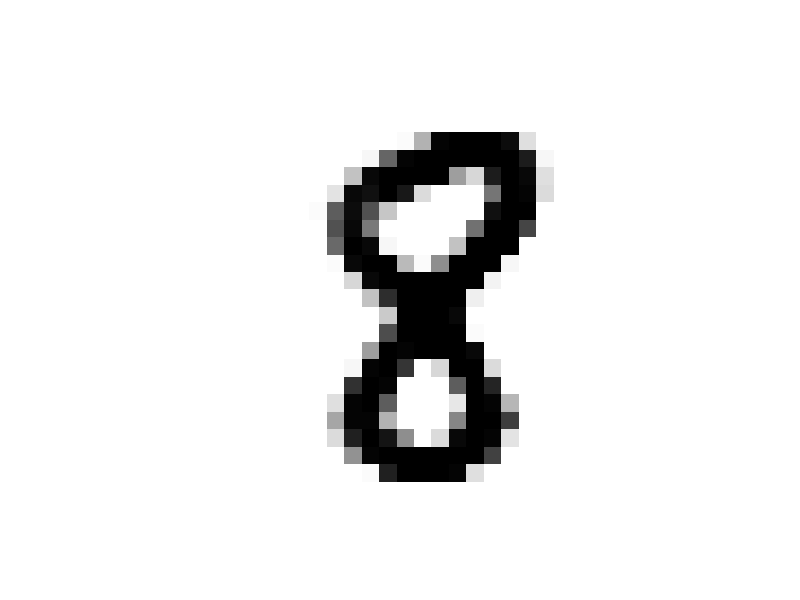
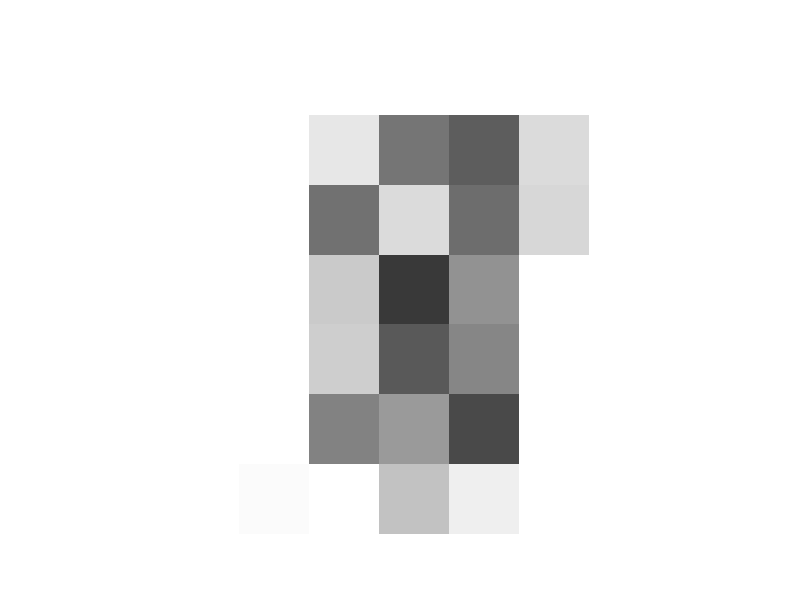

MATLAB code to generate these figures, in order: (Note: this script raises an error after producing the figures.)
close all;
clear ;
clc;
load('data21.mat');
load('data23.mat');

N = 49; %proccesed image's number of pixel
% Modeling of the Trasformation Array (T)
T = zeros(49,784);
Tdiag = zeros(7,112);
count = 0;

for i = 1:7
    for j = 0:3
        for k = 1+count:4+count
            Tdiag(i,j*28+k) = 1/16;
        end     
    end
    count = k;  
end

for i = 0:6
    
    T(i*7+1 :(i+1)*7 , i*112+1 :(i+1)*112) = Tdiag;

end

% % Test to confirm that the Trasnformation Array is correct.
% 
% % X_transformed = T*X_ideal;
% % X_transformed_2D = reshape(X_transformed,7,7);
% % X_transformed_2D = kron(X_transformed_2D,ones(4,4));
% % figure;
% % imshow(X_transformed_2D);

n = 2; % number of X_n's collumn(image) that is used
X_ideal = X_i(:,n);
X_ideal_2D = reshape(X_ideal,28,28);
figure;
imshow(X_ideal_2D);

X_given = X_n(:,n);
X_given_2D = reshape(X_given,7,7);
X_given_2D = kron(X_given_2D,ones(4,4));
figure;
imshow(X_given_2D);



% Gradient Descent's Parameters
m = 1e-3; % step-size
L = 0.1; % smoothing factor
C = 1e-200; % a really small number to avoid devision with 0
iter = 1e4;


Best_Cost = Inf(1,iter);

for j = 1:10

    Cost = zeros(1,iter);
    
    Z0 = randn(10,1); % Gaussian input , mean 0 , covariance 1

    for i = 1:iter
        Cost1 = 0;
        Cost2 = 0;
        norm2 = 0;
        
        W1 = A_1 * Z0 + B_1;
        Z1 = max(W1,0);        % ReLU
        W2 = A_2 * Z1 + B_2;
        X = 1./(1 + exp(W2)); % Sigmoid given
        
        X_gan_tranformed = T*X;

        % calculation of main cost
        
        for k = 1:N
            norm2 = norm2 + (X_given(k) - X_gan_tranformed(k))^2; % norm2 = (second_norm)^2
            Cost1 = N*log(norm2);
        end

        for d = 1:10
            Cost2 = Cost2 + Z0(d)^2;
        end
        Cost(i) = Cost1 + Cost2;

        
        U2 = -2*T'*(X_n(1:N,n) - T*X)/norm2; % gradient of log((norm(Xn-T*X))^2) with respect of X 
        V2 = U2 .* diff_sigmoid(W2);
        U1 = A_2' * V2;
        V1 = U1 .* diff_Relu(W1);
        U0 = A_1' * V1;            % Gradient of log((norm(Xn-T*X))^2) with respect of Z

        diff_Cost = N*U0 + 2*Z0;   % Gradient of J(z) 
    

        if (i==1 && j==1)
            P = diff_Cost .^ 2;   % initiation of Adams normalization
        else
            P = (1-L) * P_old + L * (diff_Cost).^2; 
        end
        
        P_old = P;
      
        Z0 = Z0 - m * diff_Cost ./ sqrt(C + P);

        

    
    end

    if Best_Cost(iter) > Cost(iter) 
        Z0_Best = Z0;
        Best_Cost = Cost;
    end

end


W1 = A_1 * Z0_Best + B_1;
Z1 = max(W1,0);        % ReLU
W2 = A_2 * Z1 + B_2;
X = 1./(1 + exp(W2)); % Sigmoid given

X_gan_finds = X;
X_gan_finds_2D = reshape(X_gan_finds,28,28);
figure;
imshow(X_gan_finds_2D);
figure;
plot(Best_Cost);


X_all_2D = [X_ideal_2D,ones(28,2),X_given_2D,ones(28,2),X_gan_finds_2D];

figure;
subplot(1,3,1);
imshow(X_ideal_2D)
subplot(1,3,2);
imshow(X_given_2D);
subplot(1,3,3);
imshow(X_gan_finds_2D);

figure;
imshow(X_all_2D);
